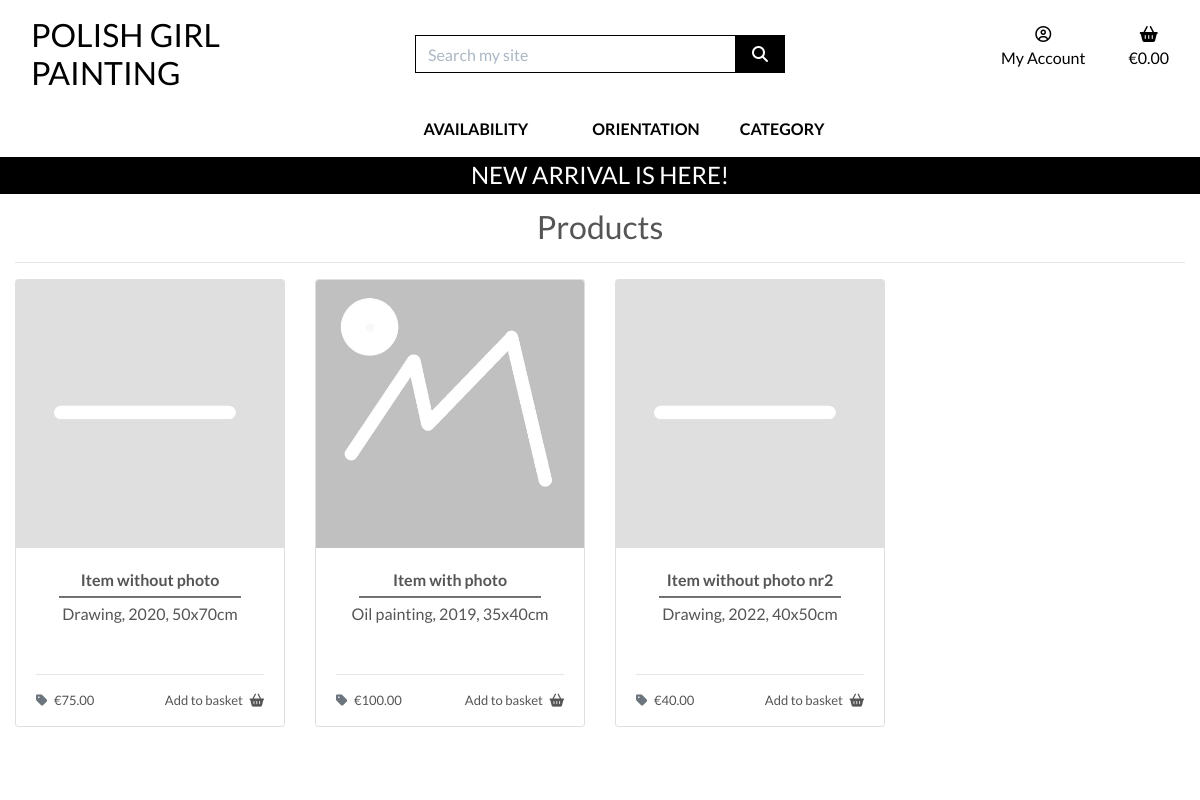
/products/, run on an earlier commit of the app's database.
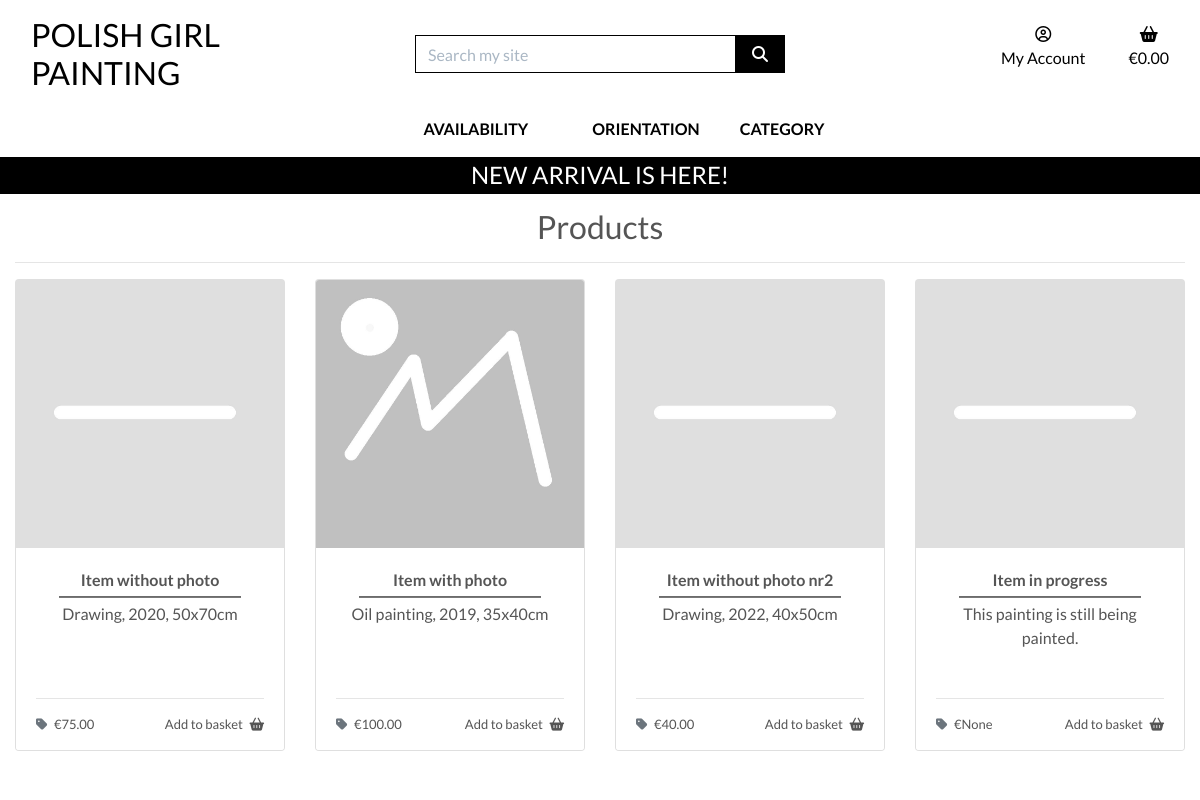
And on a later commit of the database.
### products/models.py (models this page shows, shortened)
class Product(models.Model):
    sku = models.CharField(
        max_length=254,
        null=True,
        blank=True)
    title = models.CharField(
        max_length=254,
        unique=True)
    excerpt = models.TextField(
        blank=True)
    description = models.TextField()
    price = models.DecimalField(
        max_digits=6,
        decimal_places=2,
        null=True,
        blank=True)
    image = models.ImageField(
        null=True,
        blank=True)
    category = models.ForeignKey(
        'Category',
        null=True,
        blank=True,
        on_delete=models.SET_NULL)
    orientation = models.CharField(
        max_length=9,
        choices=ORIENTATION,
        null=True,
        blank=True)
    priority = models.CharField(
        max_length=10,
        choices=PRIORITY_CHOICES,
        default="3 - Normal",
        null=True,
        blank=True)
    available = models.BooleanField(
        default=True)
    created_on = models.DateTimeField(
        auto_now_add=True)
    updated_on = models.DateTimeField(
        auto_now=True)
    live = models.BooleanField(
        default=False)
    class Meta:
        ordering = ['priority', 'created_on']

### products/views.py (the view, shortened to what this page needs)
def all_products(request):
    products = Product.objects.all()
    query = None
    categories = None
    orientations = None
    context = {
        'products': products,
        'search_term': query,
        'current_categories': categories,
        'current_orientations': orientations,
    }
    return render(request, 'products/products.html', context)

### products/templates/products/products.html (shortened to what this page needs)
{% extends "base.html" %}
{% load static %}
{% block page_header %}
    <div class="container header-container">
    </div>
{% endblock %}
{% block content %}
    <div class="overlay"></div>
    <div class="container-fluid">
        <div class="row">
            <div class="col-12 text-center mt-5">
                <h2>
                    {% if search_term %}
                        {{ products|length }} item{% if products|length != 1 %}s {% endif %} found for <strong>{{ search_term }}</strong>
                    <!-- {% elif current_availabilitys %}
                        {{ products|length }} item{% if products|length != 1 %}s {% endif %} found for <strong>{{ products.availability }}</strong>                       -->
                    {% elif current_orientations %}
                        {{ products|length }} item{% if products|length != 1 %}s {% endif %} found for <strong>{{ products.orientation }}</strong>
                    {% elif current_categories %}
                        {% for c in current_categories %}
                        <a href="{% url 'products' %}?category={{ c.name }}">
                            {{ c.friendly_name }}s
                        </a>
                        {% endfor %}
                    {% else %}
                        Products
                    {% endif %}
                </h2>
                <hr class="mb-3">
            </div>
            <div class="col">
                <div class="row">
                    {% for product in products %}
                        {% if product.live %}
                            <div class="col-md-4 col-xl-3">
                                <div class="card h-100">
                                    {% if product.image %}
                                        <a href="{% url 'product_detail' product.id %}">
                                            <img src="{{ product.image.url }}" alt="{{ product.title }}" class="card-img-top img-fluid">
                                        </a>
                                    {% else %}
                                        <a href="{% url 'product_detail' product.id %}">
                                            <img src="{{ MEDIA_URL }}placeholder.jpg" alt="{{ product.title }}" class="card-image-top img-fluid">
                                        </a>
                                    {% endif %}
                                    <div class="card-body text-center">
                                        <p class="mb-0 font-weight-bold">{{ product.title }}</p>
                                        <hr class="hr-middle">
                                        <p class="mb-0">{{ product.excerpt }}</p>
                                    </div>
                                    <div class="card-footer">
                                        <div class="row">
                                            <div class="col">
                                                <hr>
                                                <p class="float-left">
                                                    <i class="fas fa-tag mr-1 text-muted"></i> &euro;{{ product.price }}
                                                </p>
                                                <p class="float-right">
                                                    Add to basket
                                                    <i class="fas fa-shopping-basket ml-1"></i>
                                                </p>
                                            </div>
                                        </div>
                                    </div>
                                </div>
                            </div>
                        {% endif %}
                    {% endfor %}
                </div>
            </div>
        </div>
    </div>
{% endblock %}

### templates/base.html (shortened to what this page needs)
{% load static %}
<!doctype html>
<html lang="en">
    <head>
        {% block corecss %}
            <link rel="stylesheet" href="https://cdn.jsdelivr.net/npm/bootstrap@4.4.1/dist/css/bootstrap.min.css">
            <link rel="stylesheet" href="{% static 'css/base.css' %}">
        {% endblock %}
    </head>
    <body>
        <header class="container-fluid fixed-top">
            <div id="topnav" class="row bg-white pt-lg-2 d-none d-lg-flex">
                <div class="col-12 col-lg-4 my-auto py-1 py-lg-0 text-center text-lg-left">
                    <a href="{% url 'home' %}" class="nav-link main-logo-link">
                        <h2 class="logo-font text-black my-0">
                            Polish Girl Painting
                        </h2>
                    </a>
                </div>
                <div class="col-12 col-lg-4 my-auto py-1 py-lg-0">
                    <form method="GET" action="{% url 'products' %}">
                        <div class="input-group w-100">
                            <input type="text" class="form-control border border-black rounded-0" type="text" name="q" placeholder="Search my site">
                            <div class="input-group-append">
                                <button class="form-control btn btn-black border border-black rounded-0" type="submit">
                                    <span class="icon">
                                        <i class="fas fa-search"></i>
                                    </span>
                                </button>
                            </div>
                        </div>
                    </form>
                </div>
                <div class="col-12 col-lg-4 my-auto py-1 py-lg-0">
                    <ul class="list-inline list-unstyled text-center text-lg-right my-0">
                        <li class="list-inline-item dropdown">
                            <a class="text-black nav-link" href="#" id="user-options" data-toggle="dropdown" aria-haspopup="true" aria-expanded="false">
                                <div class="text-center">
                                    <div><i class="far fa-user-circle"></i></div>
                                    <p class="my-0">My Account</p>
                                </div>
                            </a>
                        </li>
                        <li class="list-inline-item">
                            <a class="{% if grand_total %}text-info font-weight-bold{% else %}text-black{% endif %} nav-link" href="">
                                <div class="text-center">
                                    <div><i class="fas fa-shopping-basket"></i></div>
                                    <p class="my-o">
                                        {% if grand_total %}
                                            &euro;{{ grand_total|floatformat:2 }}
                                        {% else %}
                                            &euro;0.00
                                        {% endif %}
                                    </p>
                                </div>
                            </a>
                        </li>
                    </ul>
                </div>
            </div>
            <div class="row bg-white">
                <nav class="navbar navbar-expand-lg navbar-light w-100">
                    {% include 'includes/main-nav.html' %}
                </nav>
            </div>
            <div class="top-banner row text-center">
                <div class="col bg-black text-white">
                    <h4 class="logo-font my-1">New arrival is here!</h4>
                </div>
            </div>
        </header>
        {% block page_header %}
        {% endblock %}
        {% block content %}
        {% endblock %}
    </body>
</html>

### templates/includes/main-nav.html (shortened to what this page needs)
<div class="collapse navbar-collapse" id="main-nav">
    <ul class="navbar-nav w-auto mx-auto">
        <li class="nav-item dropdown">
            <a class="logo-font font-weight-bold nav-link text-black mr-5" href="#" id="availability-link" data-toggle="dropdown" aria-haspopup="true" aria-expanded="false">
                Availability
            </a>
        </li>
        <li class="nav-item dropdown">
            <a class="logo-font font-weight-bold nav-link text-black mr-5" href="#" id="orientation-link" data-toggle="dropdown" aria-haspopup="true" aria-expanded="false">
                Orientation
            </a>
        </li>
        <li class="nav-item dropdown">
            <a class="logo-font font-weight-bold nav-link text-black" href="#" id="category-link" data-toggle="dropdown" aria-haspopup="true" aria-expanded="false">
                Category
            </a>
        </li>
    </ul>
</div>

### static/css/base.css (style rules this page uses)
html { height: 100%; }
body { background: url('/media/homepage_background.jpg') no-repeat center center fixed; background-size: cover; height: calc(100vh - 164px); color: #555; font-family: 'Lato'; }
a:link { color: black; background-color: transparent; text-decoration: none; }
.hr-middle { height: 0.25px; background: rgb(120, 120, 120); width: 80%; margin: .25rem 10% .25rem 10%; }
.card-footer { background-color: #fff; border-top: none; padding-bottom: 0; }
.card-footer p { font-size: small; }
.icon { align-items: center; display: inline-flex; justify-content: center; height: 1.5rem; width: 1.5rem; }
.logo-font { text-transform: uppercase; }
.main-logo-link { width: fit-content; }
.btn-black { background: black; color: white; }
.text-black { color: #000 !important; }
.border-black { border: 1px solid black !important; }
.bg-black { background: #000 !important; }
.overlay { height: 100%; width: 100%; top: 0; left: 0; position: fixed; background: white; z-index: -1; }
input[name='q']::placeholder { color: #aab7c4; }
@media (min-width: 1200px) { .container { max-width: 80%; } }
@media (min-width: 992px) { .header-container { padding-top: 160px; } }
@media (min-width: 992px) { .dropdown > a { text-align: center; width: 100%; } }

What changed in the data, as far as the page shows it:
added Product: live True (drawn), title "Item in progress", excerpt "This painting is still being painted.", price "None"
